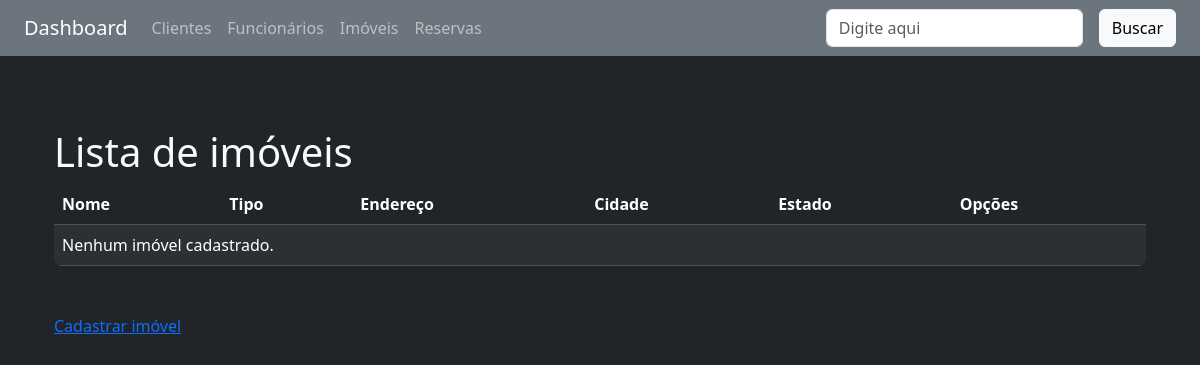
/imoveis/nome/, run on an earlier commit of the app's database.
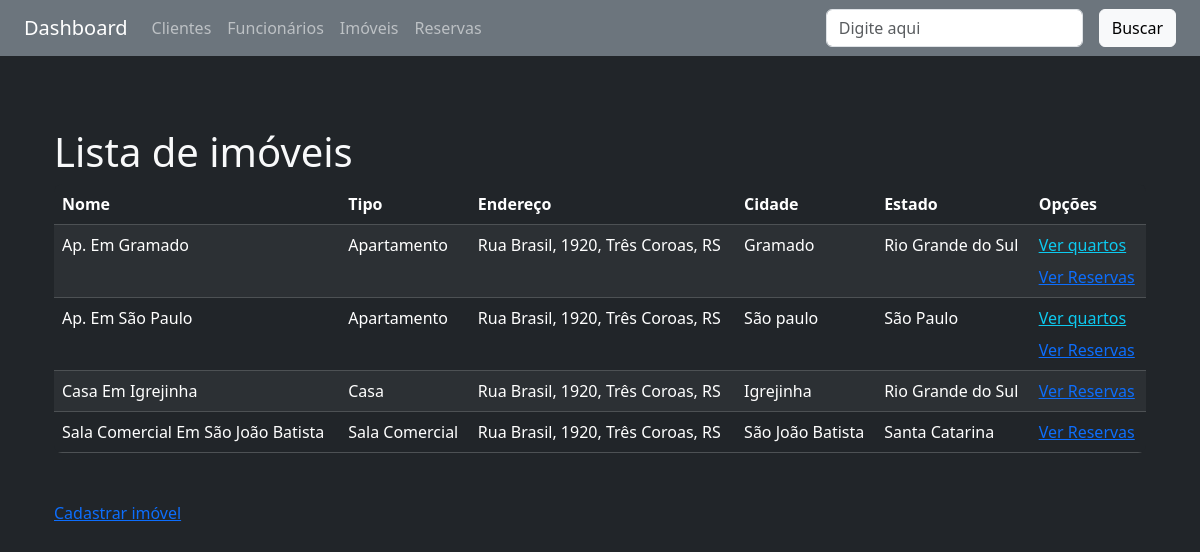
And on a later commit of the database.
### imoveis/models.py (models this page shows, shortened)
class Imovel(models.Model):
    TIPO_CHOICES = [
        ('AP', 'Apartamento'),
        ('CA', 'Casa'),
        ('SC', 'Sala Comercial'),
    ]
    ESTADO_CHOICES = [
        ('RS', 'Rio Grande do Sul'),
        ('SC', 'Santa Catarina'),
        ('SP', 'São Paulo'),
    ]
    nome = models.CharField(max_length=100)
    tipo = models.CharField(max_length=2, choices=TIPO_CHOICES)
    endereco = models.CharField(max_length=255)
    cidade = models.CharField(max_length=100)
    estado = models.CharField(max_length=2, choices=ESTADO_CHOICES)
    ativo = models.BooleanField(default=True)

### imoveis/views.py (the view)
# urls.py: path('imoveis/', include('imoveis.urls')),
def imoveis(request, campo):
    query = request.GET.get('busca', '')
    if campo == 'nome' and query:
        imoveis = Imovel.objects.filter(
            ativo=True, nome__icontains=query)
    else:
        imoveis = Imovel.objects.filter(ativo=True)
    if campo:
        campo_ordenacao = ORDENACAO_IMOVEIS_LOOKUP.get(campo)
        imoveis = imoveis.order_by(campo_ordenacao)
    dados = {'imoveis': imoveis, 'ativos': True}
    return render(request, 'imoveis/lista.html', dados)

### imoveis/templates/imoveis/lista.html
{% extends 'base.html' %}
{% block content %}
<div class="container-sm mt-5">
    <h1 class="h1">Lista de imóveis</h1>
</div>
<div class="container-sm mt-2">
    <div class="bg-dark rounded-3 overflow-hidden">
        <table cellpadding="5" cellspacing="1" class="table table-dark table-striped mb-0">
            <thead>
                <tr>
                    <th>Nome</th>
                    <th>Tipo</th>
                    <th>Endereço</th>
                    <th>Cidade</th>
                    <th>Estado</th>
                    <th>Opções</th>
                </tr>
            </thead>
            <tbody>
                {% for imovel in imoveis %}
                <tr>
                    <td>{{ imovel.nome }}</td>
                    <td>{{ imovel.get_tipo_display }}</td>
                    <td>{{ imovel.endereco }}</td>
                    <td>{{ imovel.cidade }}</td>
                    <td>{{ imovel.get_estado_display }}</td>
                    <td>
                        <div class="d-flex flex-column gap-2">
                            {% if imovel.tipo == 'AP' %}
                            <a href="{% url 'imoveis:lista_quartos' imovel.id %}" class="text-info">Ver quartos</a>
                            <a href="{% url 'imoveis:lista_reservas' 'imovel' %}" class="text-primary">Ver
                                Reservas</a>
                            {% else %}
                            <a href="{% url 'imoveis:lista_reservas' 'imovel' %}" class="text-primary">Ver
                                Reservas</a>
                            {% endif %}
                        </div>
                    </td>
                </tr>
                {% empty %}
                <tr>
                    <td colspan="6">Nenhum imóvel cadastrado.</td>
                </tr>
                {% endfor %}
            </tbody>
        </table>
    </div>
</div>
<div class="container-sm mt-5">
    <a href="{% url 'imoveis:cadastrar' %}">Cadastrar imóvel</a>
</div>
{% endblock %}

### core/templates/base.html (shortened to what this page needs)
<!DOCTYPE html>
<html lang="pt-br">
<head>
    <link href="https://cdn.jsdelivr.net/npm/bootstrap@5.3.6/dist/css/bootstrap.min.css" rel="stylesheet">
</head>
<body class="bg-dark text-light">
    <nav class="navbar navbar-expand-lg navbar-dark bg-secondary px-4">
        <a class="navbar-brand" href="{% url 'core:index' %}">Dashboard</a>
        <div class="collapse navbar-collapse">
            <ul class="navbar-nav me-auto">
                <li class="nav-item">
                    <a class="nav-link" href="{% url 'clientes:lista' 'nome' %}">Clientes</a>
                </li>
                <li class="nav-item">
                    <a class="nav-link" href="{% url 'funcionarios:lista' 'nome' %}">Funcionários</a>
                </li>
                <li class="nav-item">
                    <a class="nav-link" href="{% url 'imoveis:lista' 'nome' %}">Imóveis</a>
                </li>
                <li class="nav-item">
                    <a class="nav-link" href="{% url 'imoveis:lista_reservas' 'cliente' %}">Reservas</a>
                </li>
            </ul>
        </div>
        {% include 'partials/_busca.html' %}
    </nav>
    <main class="container py-4">
        {% block content %}{% endblock %}
    </main>
</body>
</html>

### core/templates/partials/_busca.html
<form class="d-flex gap-3">
    <input type="text" name="busca" placeholder="Digite aqui" value="{{ query|default:'' }}"
        class="rounded-2 form-control">
    <button type="submit" class="btn btn-light">Buscar</button>
</form>

What changed in the data, as far as the page shows it:
added Imovel: nome "Ap. Em Gramado", tipo "Apartamento", endereco "Rua Brasil, 1920, Três Coroas, RS", cidade "Gramado", estado "Rio Grande do Sul", shows "Ver quartos"
added Imovel: nome "Ap. Em São Paulo", tipo "Apartamento", endereco "Rua Brasil, 1920, Três Coroas, RS", cidade "São paulo", estado "São Paulo", shows "Ver quartos"
added Imovel: nome "Casa Em Igrejinha", tipo "Casa", endereco "Rua Brasil, 1920, Três Coroas, RS", cidade "Igrejinha", estado "Rio Grande do Sul", shows "Ver Reservas"
added Imovel: nome "Sala Comercial Em São João Batista", tipo "Sala Comercial", endereco "Rua Brasil, 1920, Três Coroas, RS", cidade "São João Batista", estado "Santa Catarina", shows "Ver Reservas"
Also different on the page:
text no longer shown: "Nenhum imóvel cadastrado."
